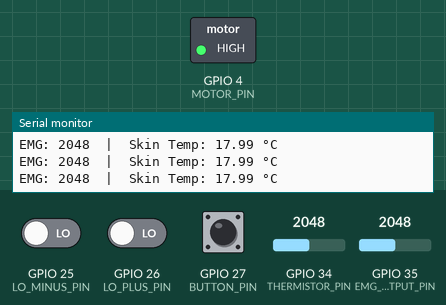
A sketch run on a simulated ESP32. Parts: switched loads named in the sketch (green lamp = pin HIGH), the last lines printed to the serial monitor. Inputs (shaded band) come from the test bench; at power-on: GPIO 27 (BUTTON_PIN) HIGH, GPIO 34 (THERMISTOR_PIN) = 2048, GPIO 25 (LO_MINUS_PIN) LOW, GPIO 26 (LO_PLUS_PIN) LOW, GPIO 35 (EMG_OUTPUT_PIN) = 2048.

Above: at 4.4 s.
4.5 s: GPIO 27 (BUTTON_PIN) pulled LOW for 0.15 s
At 5.9 s:
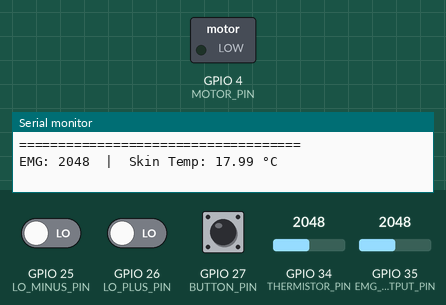
8.0 s: GPIO 34 (THERMISTOR_PIN) set to 1660
9.7 s: GPIO 34 (THERMISTOR_PIN) set to 1746
At 10.6 s:
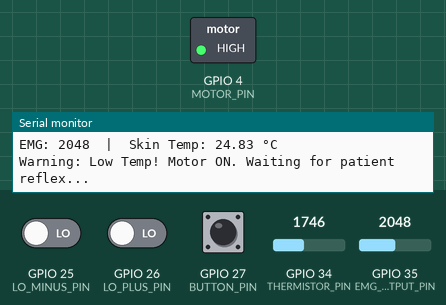
12.0 s: GPIO 27 (BUTTON_PIN) pulled LOW for 1 s
At 12.9 s:
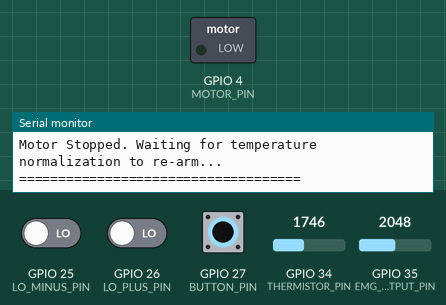
Timing chart, 0 to 15.0 s (numbered marks = the images above; inputs shaded):
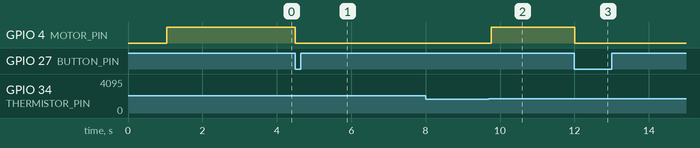

The sketch:

esp32_firmware.ino
```cpp
// ============================================================================
// NeuroScan IoT - Diabetic Neuropathy & Peripheral Ischemia Diagnostic Firmware
// PRBL Semester 5 Project - Biomedical Engineering & IoT
// Compatible with: Arduino IDE 2.x / ESP32 Core by Espressif
// ============================================================================

#include <WiFi.h>
#include <WebServer.h>
#include <WebSocketsServer.h> // Optional: Install "WebSockets" by Markus Sattler via Arduino Library Manager

// ==========================================
// PIN DEFINITIONS
// ==========================================
#define MOTOR_PIN 4        // NPN Transistor Base (Vibration motor drive)
#define LO_MINUS_PIN 25    // AD8232 Lead Off -
#define LO_PLUS_PIN 26     // AD8232 Lead Off +
#define BUTTON_PIN 27      // 4-Leg Tactile Push Button (Active LOW)
#define THERMISTOR_PIN 34  // KY-013 Thermistor Module Analog Out (AO)
#define EMG_OUTPUT_PIN 35  // AD8232 Analog Output

// ==========================================
// SYSTEM VARIABLES & CALIBRATION
// ==========================================
const float ISCHEMIA_THRESHOLD = 25.5; // Trigger threshold set to 25.5°C for water demo
const float TEMP_OFFSET = 7.0;         // Calibration offset to match room temperature (~27°C)

// Optional Wi-Fi Configuration (Set to true if you want wireless dashboard)
const bool ENABLE_WIFI = false; // Change to true if using Wi-Fi mode
const char* AP_SSID = "NeuroScan_ESP32";
const char* AP_PASS = "12345678";

// WebSockets Server on Port 81
WebSocketsServer webSocket = WebSocketsServer(81);

// State Machine Flags
bool alarmActive = false;
bool alarmAcknowledged = false;
unsigned long alarmStartTime = 0;
unsigned long lastTelemetryPrint = 0;

void setup() {
  // Initialize Serial Monitor (Ensure baud rate is set to 115200)
  Serial.begin(115200);
  delay(500);

  // Configure AD8232 Pins
  pinMode(LO_PLUS_PIN, INPUT);
  pinMode(LO_MINUS_PIN, INPUT);

  // Configure Button (using ESP32 internal pull-up resistor)
  pinMode(BUTTON_PIN, INPUT_PULLUP);

  // Configure Motor Pin
  pinMode(MOTOR_PIN, OUTPUT);
  digitalWrite(MOTOR_PIN, LOW); // Ensure motor is off at boot

  Serial.println("==============================================");
  Serial.println("NeuroScan IoT System Ready");
  Serial.println("System Ready: Monitoring Neuropathy & Ischemia");
  Serial.println("==============================================");

  // Setup Wi-Fi SoftAP if enabled
  if (ENABLE_WIFI) {
    WiFi.softAP(AP_SSID, AP_PASS);
    IPAddress IP = WiFi.softAPIP();
    Serial.print("Access Point Started! Connect to: ");
    Serial.println(AP_SSID);
    Serial.print("ESP32 IP Address: ");
    Serial.println(IP);

    webSocket.begin();
    webSocket.onEvent(webSocketEvent);
  }
}

void loop() {
  if (ENABLE_WIFI) {
    webSocket.loop();
  }

  // ==========================================
  // 1. COMBINED TELEMETRY LOOP (1Hz - Every 1 Second)
  // ==========================================
  if (millis() - lastTelemetryPrint > 1000) {

    // Check if electrodes are physically connected
    bool electrodesConnected = true;
    if ((digitalRead(LO_PLUS_PIN) == 1) || (digitalRead(LO_MINUS_PIN) == 1)) {
      electrodesConnected = false;
    }

    int emgValue = 0;
    if (electrodesConnected) {
      // Take multiple fast samples over 50ms and average them to remove noise spikes
      long emgSum = 0;
      int validSamples = 0;
      for (int i = 0; i < 20; i++) {
        int rawVal = analogRead(EMG_OUTPUT_PIN);
        // Ignore rail saturation spikes (0 or 4095) caused by motion/noise
        if (rawVal > 10 && rawVal < 4085) {
          emgSum += rawVal;
          validSamples++;
        }
        delay(2);
      }

      if (validSamples > 0) {
        emgValue = emgSum / validSamples; // Clean averaged EMG value
      } else {
        emgValue = analogRead(EMG_OUTPUT_PIN); // Fallback if all samples hit rail
      }
    }

    // Read Temperature
    int adcTemp = analogRead(THERMISTOR_PIN);
    float voltage = adcTemp * (3.3 / 4095.0);
    float tempC = 0.0;

    if (voltage > 0) {
      float resistance = 10000.0 * voltage / (3.3 - voltage);
      float tempC_raw = resistance / 10000.0;
      tempC_raw = log(tempC_raw);
      tempC_raw /= 3950.0;
      tempC_raw += 1.0 / (25.0 + 273.15);
      tempC_raw = 1.0 / tempC_raw;
      tempC_raw -= 273.15;
      tempC = tempC_raw - TEMP_OFFSET; // Apply calibration offset
    }

    // --- PRINT CLEAN TELEMETRY (PARSED BY WEBSITE) ---
    Serial.print("EMG: ");
    if (!electrodesConnected) {
      Serial.print("DISCONNECTED");
    } else {
      Serial.print(emgValue);
    }
    Serial.print("  |  Skin Temp: ");
    Serial.print(tempC);
    Serial.println(" °C");

    // Broadcast over WebSocket if enabled
    if (ENABLE_WIFI) {
      String wsPayload = "{\"type\":\"telemetry\",\"emg\":" + String(emgValue) +
                         ",\"connected\":" + (electrodesConnected ? "true" : "false") +
                         ",\"temp\":" + String(tempC, 2) +
                         ",\"motor\":" + (alarmActive ? "true" : "false") +
                         ",\"alarm\":" + (alarmActive ? "true" : "false") + "}";
      webSocket.broadcastTXT(wsPayload);
    }

    // --- SYSTEM RE-ARMING ---
    if (alarmAcknowledged) {
      if (tempC >= ISCHEMIA_THRESHOLD) {
        Serial.println("Temperature Normalized! System re-armed for next test.");
        if (ENABLE_WIFI) webSocket.broadcastTXT("Temperature Normalized! System re-armed for next test.");
        alarmAcknowledged = false;
      }
    }

    // --- TRIGGER ALARM: ISCHEMIA DETECTED ---
    if (tempC < ISCHEMIA_THRESHOLD && tempC > 0.0) {
      if (!alarmActive && !alarmAcknowledged) {
        alarmActive = true;
        alarmStartTime = millis();
        digitalWrite(MOTOR_PIN, HIGH);
        Serial.println("Warning: Low Temp! Motor ON. Waiting for patient reflex...");
        if (ENABLE_WIFI) webSocket.broadcastTXT("Warning: Low Temp! Motor ON. Waiting for patient reflex...");
      }
    }

    lastTelemetryPrint = millis();
  }

  // ==========================================
  // 2. REFLEX LATENCY & DAMAGE CALCULATION
  // ==========================================
  if (alarmActive) {
    unsigned long activeTimeMs = millis() - alarmStartTime;
    int activeTimeSec = activeTimeMs / 1000;

    if (digitalRead(BUTTON_PIN) == LOW) {
      int nerveDamage = 0;
      if (activeTimeSec > 5) {
        int netDelaySec = activeTimeSec - 5;
        nerveDamage = (netDelaySec / 5) * 5;
      }
      if (nerveDamage > 100) {
        nerveDamage = 100;
      }

      digitalWrite(MOTOR_PIN, LOW);

      Serial.println("====================================");
      Serial.println("Patient Button Pressed!");
      Serial.print("Reflex Delay Time: ");
      Serial.print(activeTimeSec);
      Serial.println(" seconds");
      Serial.print("Calculated Nerve Damage: ");
      Serial.print(nerveDamage);
      Serial.println("%");
      Serial.println("Motor Stopped. Waiting for temperature normalization to re-arm...");
      Serial.println("====================================");

      if (ENABLE_WIFI) {
        String res = "{\"type\":\"result\",\"delay\":" + String(activeTimeSec) + ",\"damage\":" + String(nerveDamage) + "}";
        webSocket.broadcastTXT(res);
      }

      alarmActive = false;
      alarmAcknowledged = true;
      delay(1000);
    }
    else if (activeTimeSec >= 105) {
      digitalWrite(MOTOR_PIN, LOW);

      Serial.println("====================================");
      Serial.println("TIMEOUT ALARM: No Patient Response");
      Serial.println("Reflex Delay Time: 105+ seconds");
      Serial.println("Calculated Nerve Damage: 100% (Severe Sensory Loss)");
      Serial.println("Motor Auto-Stopped. Waiting for temperature normalization to re-arm...");
      Serial.println("====================================");

      if (ENABLE_WIFI) {
        webSocket.broadcastTXT("TIMEOUT ALARM: No Patient Response");
      }

      alarmActive = false;
      alarmAcknowledged = true;
    }
  }

  delay(10);
}

void webSocketEvent(uint8_t num, WStype_t type, uint8_t * payload, size_t length) {
  if (type == WStype_CONNECTED) {
    Serial.printf("Client [%u] Connected via WebSocket\n", num);
  }
}
```

Measured:
- after the input at 4.5 s, GPIO 4 (MOTOR_PIN): HIGH → LOW at once
- after the input at 9.7 s, GPIO 4 (MOTOR_PIN): LOW → HIGH after 0.06 s
- after the input at 12.0 s, GPIO 4 (MOTOR_PIN): HIGH → LOW at once
